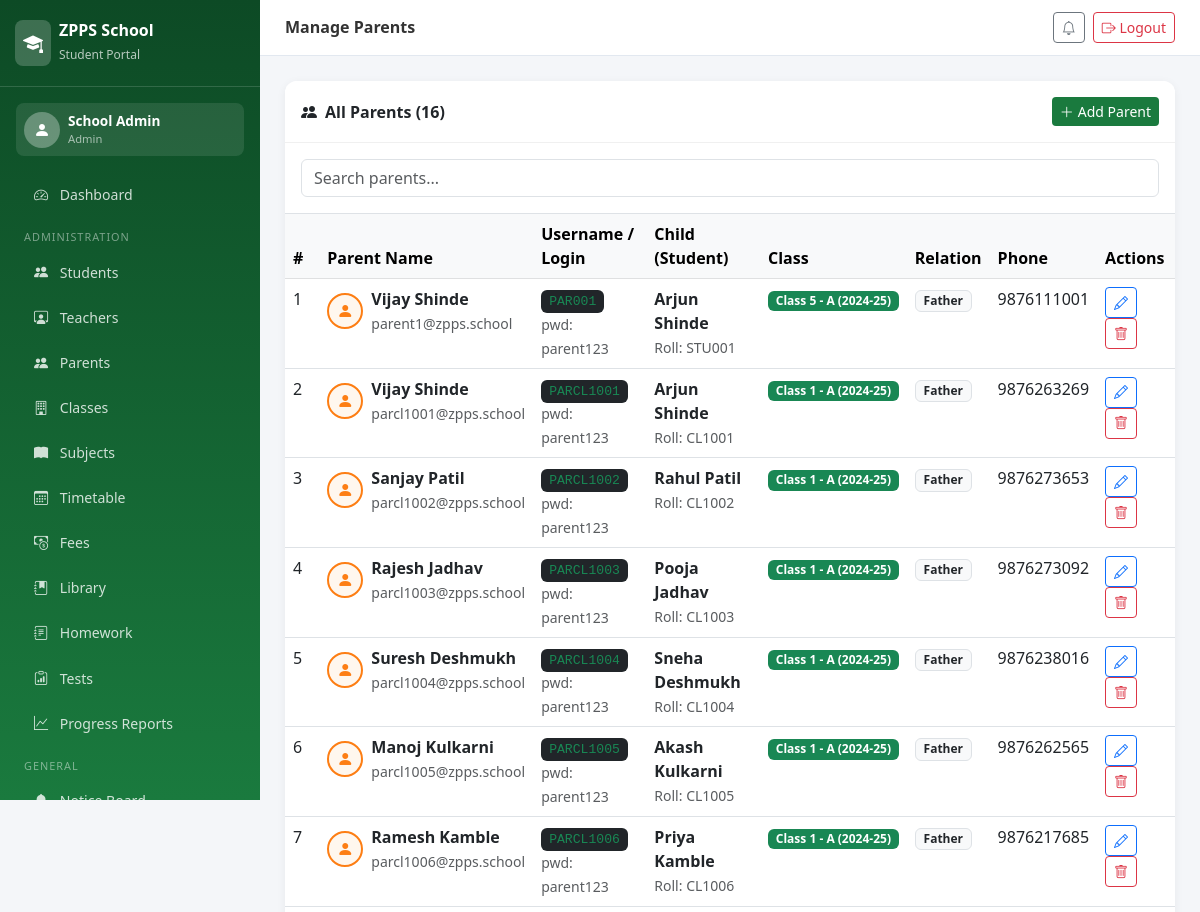
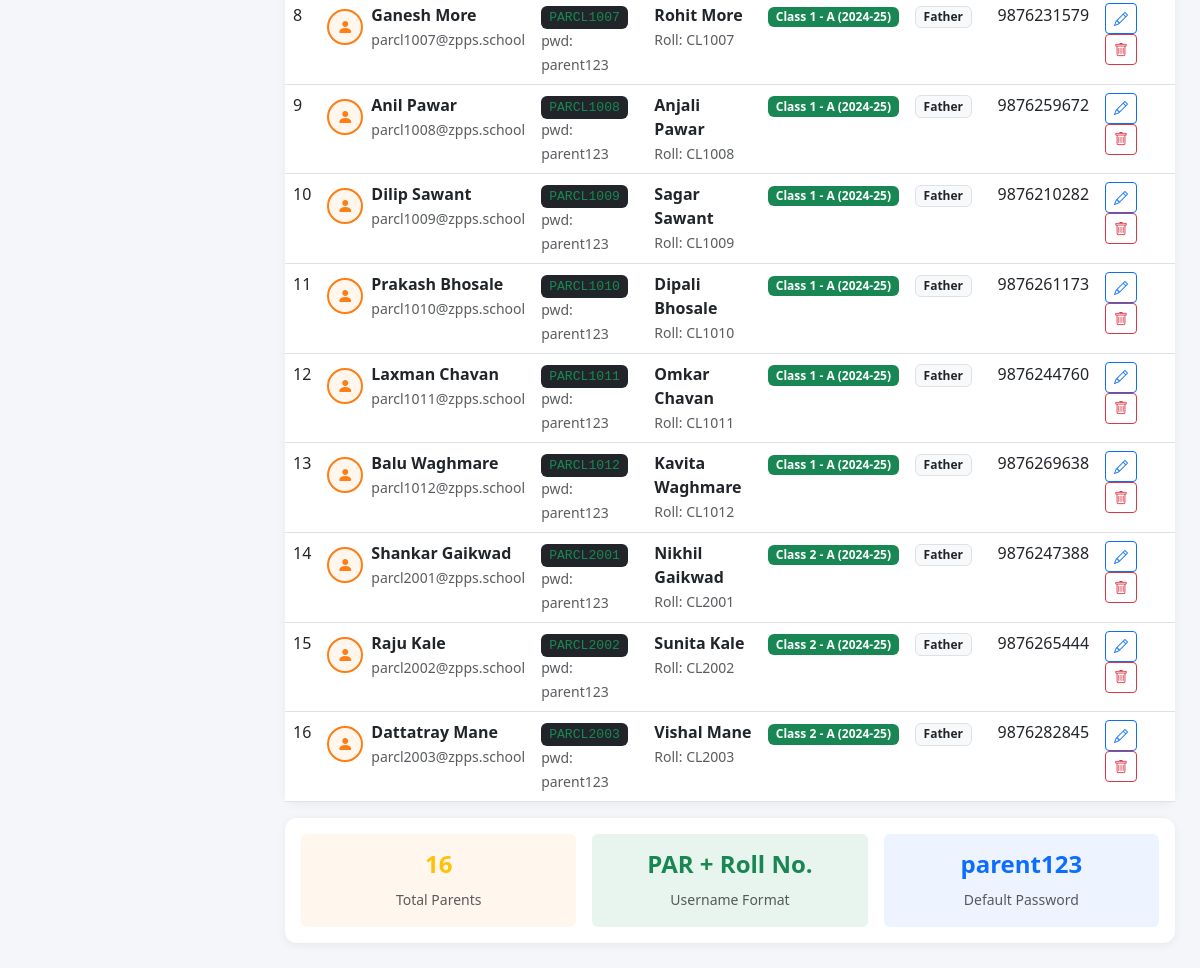
Screenshot of /parents/ (signed in) with the database file from the repository (2 pictures, top to bottom).
### portal/models.py (models this page shows, shortened)
class Parent(models.Model):
    user = models.OneToOneField(User, on_delete=models.CASCADE)
    student = models.ForeignKey(Student, on_delete=models.CASCADE, related_name='parents')
    relation = models.CharField(max_length=20, default='Parent')
    phone = models.CharField(max_length=15)

class Student(models.Model):
    GENDER_CHOICES = [('M', 'Male'), ('F', 'Female'), ('O', 'Other')]
    user = models.OneToOneField(User, on_delete=models.CASCADE)
    roll_number = models.CharField(max_length=20, unique=True)
    student_class = models.ForeignKey(Class, on_delete=models.SET_NULL, null=True)
    date_of_birth = models.DateField()
    gender = models.CharField(max_length=1, choices=GENDER_CHOICES)
    phone = models.CharField(max_length=15, blank=True)
    address = models.TextField(blank=True)
    parent_name = models.CharField(max_length=100)
    parent_phone = models.CharField(max_length=15)
    admission_date = models.DateField(auto_now_add=True)
    photo = models.ImageField(upload_to='student_photos/', blank=True, null=True)
    is_active = models.BooleanField(default=True)

class Class(models.Model):
    name = models.CharField(max_length=20)  # e.g. "Class 5"
    section = models.CharField(max_length=5, default='A')
    academic_year = models.CharField(max_length=10, default='2024-25')
    def __str__(self):
        return f"{self.name} - {self.section} ({self.academic_year})"
    class Meta:
        verbose_name_plural = "Classes"

### portal/views.py (the view)
# urls.py: path('parents/', views.manage_parents, name='manage_parents'),
@login_required
def manage_parents(request):
    parents = Parent.objects.select_related('user', 'student__user', 'student__student_class').all()
    return render(request, 'portal/admin/parents.html', {'parents': parents})

### templates/portal/admin/parents.html (shortened to what this page needs)
{% extends 'portal/base.html' %}
{% block page_title %}Manage Parents{% endblock %}
{% block content %}
<div class="card">
    <div class="card-header d-flex justify-content-between align-items-center py-3">
        <span><i class="bi bi-people-fill me-2"></i>All Parents ({{ parents.count }})</span>
        <a href="{% url 'add_parent' %}" class="btn btn-zpps btn-sm"><i class="bi bi-plus-lg me-1"></i>Add Parent</a>
    </div>
    <div class="card-body p-0">
        <div class="p-3 border-bottom">
            <input type="text" class="form-control" id="searchInput" placeholder="Search parents...">
        </div>
        <div class="table-responsive">
            <table class="table table-hover mb-0" id="parentTable">
                <thead class="table-light">
                    <tr>
                        <th>#</th>
                        <th>Parent Name</th>
                        <th>Username / Login</th>
                        <th>Child (Student)</th>
                        <th>Class</th>
                        <th>Relation</th>
                        <th>Phone</th>
                        <th>Actions</th>
                    </tr>
                </thead>
                <tbody>
                    {% for p in parents %}
                    <tr>
                        <td>{{ forloop.counter }}</td>
                        <td>
                            <div class="d-flex align-items-center gap-2">
                                <div style="width:36px;height:36px;background:#fff7ee;border-radius:50%;display:flex;align-items:center;justify-content:center;border:2px solid #fd7e14;">
                                    <i class="bi bi-person-fill" style="color:#fd7e14;"></i>
                                </div>
                                <div>
                                    <div class="fw-semibold">{{ p.user.get_full_name }}</div>
                                    <small class="text-muted">{{ p.user.email|default:"No email" }}</small>
                                </div>
                            </div>
                        </td>
                        <td>
                            <code class="bg-dark text-success px-2 py-1 rounded" style="font-size:0.82rem;">{{ p.user.username }}</code>
                            <br><small class="text-muted">pwd: parent123</small>
                        </td>
                        <td>
                            <strong>{{ p.student.user.get_full_name }}</strong><br>
                            <small class="text-muted">Roll: {{ p.student.roll_number }}</small>
                        </td>
                        <td><span class="badge bg-success">{{ p.student.student_class }}</span></td>
                        <td><span class="badge bg-light text-dark border">{{ p.relation }}</span></td>
                        <td>{{ p.phone }}</td>
                        <td>
                            <a href="{% url 'edit_parent' p.pk %}" class="btn btn-sm btn-outline-primary me-1"><i class="bi bi-pencil"></i></a>
                            <a href="{% url 'delete_parent' p.pk %}" class="btn btn-sm btn-outline-danger"><i class="bi bi-trash"></i></a>
                        </td>
                    </tr>
                    {% empty %}
                    <tr><td colspan="8" class="text-center p-4 text-muted">
                        No parents found. <a href="{% url 'add_parent' %}">Add first parent</a>
                    </td></tr>
                    {% endfor %}
                </tbody>
            </table>
        </div>
    </div>
</div>
<div class="card mt-3">
    <div class="card-body">
        <div class="row g-3 text-center">
            <div class="col-md-4">
                <div class="p-3 rounded" style="background:#fff7ee;">
                    <h4 class="fw-bold text-warning">{{ parents.count }}</h4>
                    <small class="text-muted">Total Parents</small>
                </div>
            </div>
            <div class="col-md-4">
                <div class="p-3 rounded" style="background:#e8f5ee;">
                    <h4 class="fw-bold text-success">PAR + Roll No.</h4>
                    <small class="text-muted">Username Format</small>
                </div>
            </div>
            <div class="col-md-4">
                <div class="p-3 rounded" style="background:#eef4ff;">
                    <h4 class="fw-bold text-primary">parent123</h4>
                    <small class="text-muted">Default Password</small>
                </div>
            </div>
        </div>
    </div>
</div>
{% endblock %}

### templates/portal/base.html (shortened to what this page needs)
<!DOCTYPE html>
<html lang="en">
<head>
    <link href="https://cdn.jsdelivr.net/npm/bootstrap@5.3.0/dist/css/bootstrap.min.css" rel="stylesheet">
    <link href="https://cdn.jsdelivr.net/npm/bootstrap-icons@1.11.0/font/bootstrap-icons.css" rel="stylesheet">
</head>
<body>
<nav class="sidebar" id="sidebar">
    <div class="sidebar-brand">
        <div class="d-flex align-items-center gap-2">
            <div style="background:rgba(255,255,255,0.2);border-radius:8px;padding:8px;">
                <i class="bi bi-mortarboard-fill text-white fs-5"></i>
            </div>
            <div><h5>ZPPS School</h5><small>Student Portal</small></div>
        </div>
    </div>
    {% if user.is_authenticated %}
    <div class="p-3">
        <div class="d-flex align-items-center gap-2 p-2" style="background:rgba(255,255,255,0.1);border-radius:8px;">
            <div style="background:rgba(255,255,255,0.3);border-radius:50%;width:36px;height:36px;display:flex;align-items:center;justify-content:center;">
                <i class="bi bi-person-fill text-white"></i>
            </div>
            <div>
                <div style="color:#fff;font-size:0.85rem;font-weight:600;">{{ user.get_full_name|default:user.username }}</div>
                <div style="color:rgba(255,255,255,0.6);font-size:0.7rem;">
                    {% if user.is_superuser %}Admin{% else %}{% if user.teacher %}Teacher{% else %}{% if user.student %}Student{% else %}{% if user.parent %}Parent{% endif %}{% endif %}{% endif %}{% endif %}
                </div>
            </div>
        </div>
    </div>
    <ul class="nav flex-column px-1 pb-4">
        <li><a class="nav-link" href="{% url 'dashboard' %}"><i class="bi bi-speedometer2"></i> Dashboard</a></li>
        {% if user.is_superuser %}
        <li><div class="nav-section">Administration</div></li>
        <li><a class="nav-link" href="{% url 'manage_students' %}"><i class="bi bi-people-fill"></i> Students</a></li>
        <li><a class="nav-link" href="{% url 'manage_teachers' %}"><i class="bi bi-person-workspace"></i> Teachers</a></li>
        <li><a class="nav-link" href="{% url 'manage_parents' %}"><i class="bi bi-people-fill"></i> Parents</a></li>
        <li><a class="nav-link" href="{% url 'manage_classes' %}"><i class="bi bi-building"></i> Classes</a></li>
        <li><a class="nav-link" href="{% url 'manage_subjects' %}"><i class="bi bi-book-fill"></i> Subjects</a></li>
        <li><a class="nav-link" href="{% url 'view_timetable' %}"><i class="bi bi-calendar3"></i> Timetable</a></li>
        <li><a class="nav-link" href="{% url 'manage_fees' %}"><i class="bi bi-cash-coin"></i> Fees</a></li>
        <li><a class="nav-link" href="{% url 'library' %}"><i class="bi bi-journal-bookmark-fill"></i> Library</a></li>
        <li><a class="nav-link" href="{% url 'homework' %}"><i class="bi bi-journal-text"></i> Homework</a></li>
        <li><a class="nav-link" href="{% url 'class_tests' %}"><i class="bi bi-clipboard-data"></i> Tests</a></li>
        <li><a class="nav-link" href="{% url 'all_progress' %}"><i class="bi bi-graph-up"></i> Progress Reports</a></li>
        {% endif %}
        <li><div class="nav-section">General</div></li>
        <li><a class="nav-link" href="{% url 'notice_board' %}"><i class="bi bi-bell-fill"></i> Notice Board</a></li>
    </ul>
    {% endif %}
</nav>
<div class="main-content">
    <div class="topbar">
        <div class="d-flex align-items-center gap-3">
            <h6>{% block page_title %}ZPPS Portal{% endblock %}</h6>
        </div>
        <div class="d-flex align-items-center gap-2">
            <a href="{% url 'notice_board' %}" class="btn btn-sm btn-outline-secondary"><i class="bi bi-bell"></i></a>
            <a href="{% url 'logout' %}" class="btn btn-sm btn-outline-danger"><i class="bi bi-box-arrow-right"></i> Logout</a>
        </div>
    </div>
    <div class="page-body">
        {% block content %}{% endblock %}
    </div>
</div>
</body>
</html>

### templates/portal/base.html (style rules this page uses)
:root { --zpps-green: #1a7a3e; --zpps-light: #e8f5ee; --zpps-dark: #0d4a25; --sidebar-width: 260px; }
body { background: #f4f6f9; font-family: 'Segoe UI', sans-serif; }
.sidebar { width: var(--sidebar-width); height: 100vh; background: linear-gradient(180deg, var(--zpps-dark) 0%, var(--zpps-green) 100%); position: fixed; top: 0; left: 0; z-index: 1000; overflow-y: auto; overflow-x: hidden; }
.sidebar-brand { padding: 20px 15px; border-bottom: 1px solid rgba(255,255,255,0.15); }
.sidebar-brand h5 { color: #fff; font-weight: 700; margin: 0; font-size: 1rem; }
.sidebar-brand small { color: rgba(255,255,255,0.7); font-size: 0.75rem; }
.sidebar .nav-link { color: rgba(255,255,255,0.8); padding: 10px 20px; border-radius: 8px; margin: 2px 10px; transition: all 0.2s; font-size: 0.88rem; }
.sidebar .nav-link i { width: 20px; margin-right: 8px; }
.nav-section { color: rgba(255,255,255,0.45); font-size: 0.68rem; text-transform: uppercase; padding: 12px 20px 4px; letter-spacing: 1px; }
.main-content { margin-left: var(--sidebar-width); }
.topbar { background: #fff; padding: 12px 25px; border-bottom: 1px solid #e2e8f0; display: flex; align-items: center; justify-content: space-between; position: sticky; top: 0; z-index: 100; }
.topbar h6 { margin: 0; font-weight: 600; color: #333; }
.page-body { padding: 25px; }
.card { border: none; border-radius: 12px; box-shadow: 0 2px 10px rgba(0,0,0,0.06); }
.card-header { background: #fff; border-bottom: 1px solid #f0f0f0; font-weight: 600; border-radius: 12px 12px 0 0 !important; }
.btn-zpps { background: var(--zpps-green); color: #fff; border: none; }

### rows the page displays
Parent: user.get_full_name "Vijay Shinde", user.email "parent1@zpps.school", user.username "PAR001", student.user.get_full_name "Arjun Shinde", student.roll_number "STU001", student.student_class "Class 5 - A (2024-25)", relation "Father", phone "9876111001"
Parent: user.get_full_name "Vijay Shinde", user.email "parcl1001@zpps.school", user.username "PARCL1001", student.user.get_full_name "Arjun Shinde", student.roll_number "CL1001", student.student_class "Class 1 - A (2024-25)", relation "Father", phone "9876263269"
Parent: user.get_full_name "Sanjay Patil", user.email "parcl1002@zpps.school", user.username "PARCL1002", student.user.get_full_name "Rahul Patil", student.roll_number "CL1002", student.student_class "Class 1 - A (2024-25)", relation "Father", phone "9876273653"
Parent: user.get_full_name "Rajesh Jadhav", user.email "parcl1003@zpps.school", user.username "PARCL1003", student.user.get_full_name "Pooja Jadhav", student.roll_number "CL1003", student.student_class "Class 1 - A (2024-25)", relation "Father", phone "9876273092"
Parent: user.get_full_name "Suresh Deshmukh", user.email "parcl1004@zpps.school", user.username "PARCL1004", student.user.get_full_name "Sneha Deshmukh", student.roll_number "CL1004", student.student_class "Class 1 - A (2024-25)", relation "Father", phone "9876238016"
Parent: user.get_full_name "Manoj Kulkarni", user.email "parcl1005@zpps.school", user.username "PARCL1005", student.user.get_full_name "Akash Kulkarni", student.roll_number "CL1005", student.student_class "Class 1 - A (2024-25)", relation "Father", phone "9876262565"
Parent: user.get_full_name "Ramesh Kamble", user.email "parcl1006@zpps.school", user.username "PARCL1006", student.user.get_full_name "Priya Kamble", student.roll_number "CL1006", student.student_class "Class 1 - A (2024-25)", relation "Father", phone "9876217685"
Parent: user.get_full_name "Ganesh More", user.email "parcl1007@zpps.school", user.username "PARCL1007", student.user.get_full_name "Rohit More", student.roll_number "CL1007", student.student_class "Class 1 - A (2024-25)", relation "Father", phone "9876231579"
Parent: user.get_full_name "Anil Pawar", user.email "parcl1008@zpps.school", user.username "PARCL1008", student.user.get_full_name "Anjali Pawar", student.roll_number "CL1008", student.student_class "Class 1 - A (2024-25)", relation "Father", phone "9876259672"
Parent: user.get_full_name "Dilip Sawant", user.email "parcl1009@zpps.school", user.username "PARCL1009", student.user.get_full_name "Sagar Sawant", student.roll_number "CL1009", student.student_class "Class 1 - A (2024-25)", relation "Father", phone "9876210282"
Parent: user.get_full_name "Prakash Bhosale", user.email "parcl1010@zpps.school", user.username "PARCL1010", student.user.get_full_name "Dipali Bhosale", student.roll_number "CL1010", student.student_class "Class 1 - A (2024-25)", relation "Father", phone "9876261173"
Parent: user.get_full_name "Laxman Chavan", user.email "parcl1011@zpps.school", user.username "PARCL1011", student.user.get_full_name "Omkar Chavan", student.roll_number "CL1011", student.student_class "Class 1 - A (2024-25)", relation "Father", phone "9876244760"
Parent: user.get_full_name "Balu Waghmare", user.email "parcl1012@zpps.school", user.username "PARCL1012", student.user.get_full_name "Kavita Waghmare", student.roll_number "CL1012", student.student_class "Class 1 - A (2024-25)", relation "Father", phone "9876269638"
Parent: user.get_full_name "Shankar Gaikwad", user.email "parcl2001@zpps.school", user.username "PARCL2001", student.user.get_full_name "Nikhil Gaikwad", student.roll_number "CL2001", student.student_class "Class 2 - A (2024-25)", relation "Father", phone "9876247388"
Parent: user.get_full_name "Raju Kale", user.email "parcl2002@zpps.school", user.username "PARCL2002", student.user.get_full_name "Sunita Kale", student.roll_number "CL2002", student.student_class "Class 2 - A (2024-25)", relation "Father", phone "9876265444"
Parent: user.get_full_name "Dattatray Mane", user.email "parcl2003@zpps.school", user.username "PARCL2003", student.user.get_full_name "Vishal Mane", student.roll_number "CL2003", student.student_class "Class 2 - A (2024-25)", relation "Father", phone "9876282845"

### other values shown
{{ user.get_full_name|default:user.username }} "School Admin"
{{ parents.count }} "16"
